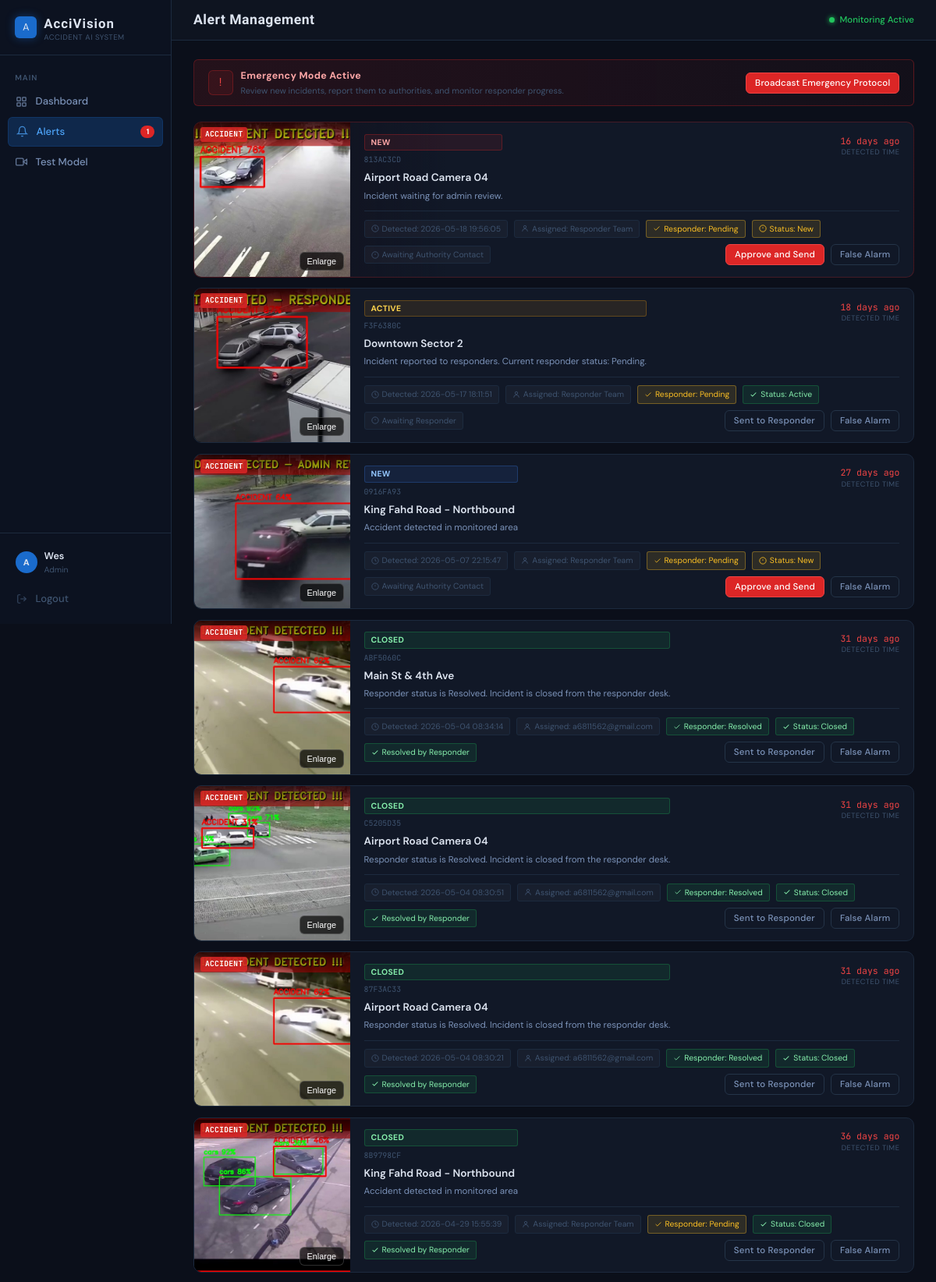
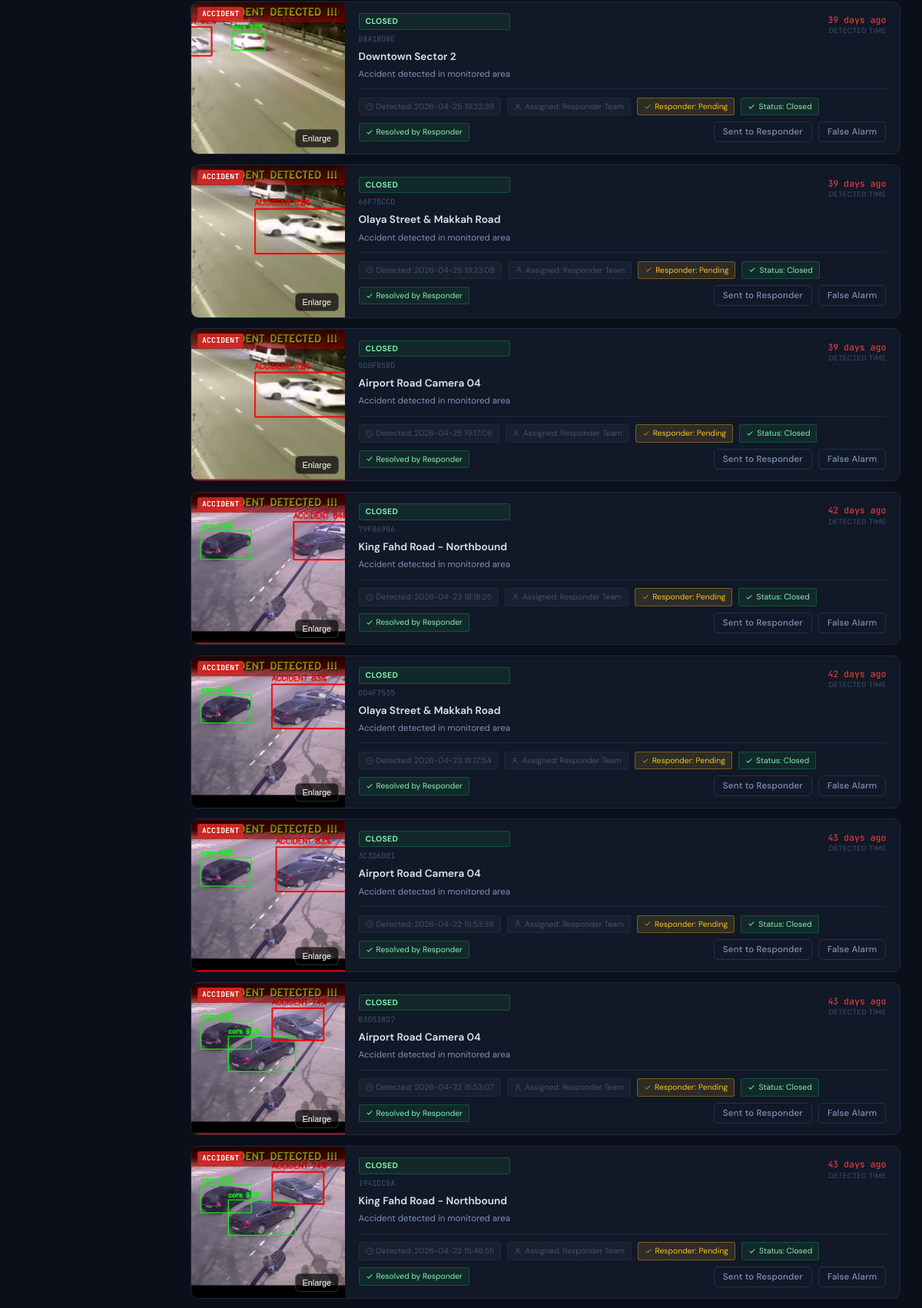
/alerts (signed in, upper part), run on the app's committed database (2 pictures, top to bottom).
### tables this page shows
CREATE TABLE accidents (
        id TEXT PRIMARY KEY,
        image TEXT NOT NULL,
        timestamp REAL NOT NULL,
        notified INTEGER DEFAULT 0
    , responded INTEGER DEFAULT 0, closed INTEGER DEFAULT 0, reported_at REAL, responded_at REAL, status TEXT, sent_at REAL, closed_at REAL, detection_time_seconds REAL, response_status TEXT DEFAULT 'pending', assigned_responder TEXT, confidence REAL DEFAULT 0, source_video TEXT);

### app.py (the view)
@app.route('/alerts.html')
@app.route('/alerts')
@admin_required
def alerts_page():
    conn = get_db()
    rows = conn.execute('SELECT * FROM accidents ORDER BY timestamp DESC').fetchall()
    alert_counts = get_alert_counts(conn)
    conn.close()
    accidents = [serialize_accident(row) for row in rows if accident_visible_to_admin(row)]
    context = build_dashboard_context()
    context.update(alert_counts)
    return render_template('alerts.html', accidents=accidents, **context)

### app.py (called while the page is built)
def get_db():
    conn = sqlite3.connect(DB_PATH)
    conn.row_factory = sqlite3.Row
    return conn

def get_current_role():
    return session.get('user_role', 'admin')

def get_average_response_time(conn=None):
    should_close = conn is None
    if conn is None:
        conn = get_db()
    stats = conn.execute(
        '''
        SELECT
            COUNT(*) AS detected_total,
            AVG(detection_time_seconds) AS average_response_seconds
        FROM accidents
        WHERE detection_time_seconds IS NOT NULL
          AND detection_time_seconds >= 0
        '''
    ).fetchone()
    if should_close:
        conn.close()
    average_seconds = stats['average_response_seconds']
    if average_seconds is None:
        return {
            'avg_response_seconds': None,
            'avg_response_time_label': 'No data'
        }
    return {
        'avg_response_seconds': average_seconds,
        'avg_response_time_label': format_model_detection_time(average_seconds)
    }

def get_response_status_counts(conn=None):
    should_close = conn is None
    if conn is None:
        conn = get_db()
    rows = conn.execute(
        '''
        SELECT response_status, COUNT(*) AS total
        FROM accidents
        WHERE status IN ('sent_to_responder', 'responded', 'closed')
           OR notified = 1
        GROUP BY response_status
        '''
    ).fetchall()
    if should_close:
        conn.close()
    counts = {status: 0 for status in ['pending', 'acknowledged', 'en_route', 'on_scene', 'resolved']}
    for row in rows:
        status = row['response_status'] if row['response_status'] in counts else 'pending'
        counts[status] += row['total'] or 0
    return counts

def get_alert_status(row):
    raw_status = row['status'] if 'status' in row.keys() else None
    if raw_status in {'new', 'sent_to_responder', 'responded', 'closed', 'false_alarm'}:
        return raw_status
    if row['closed']:
        return 'closed'
    if row['responded']:
        return 'responded'
    if row['notified']:
        return 'sent_to_responder'
    return 'new'

def get_response_status(row):
    raw_status = row['response_status'] if 'response_status' in row.keys() else None
    if raw_status in {'pending', 'acknowledged', 'en_route', 'on_scene', 'resolved'}:
        return raw_status
    if get_alert_status(row) == 'closed':
        return 'resolved'
    if get_alert_status(row) == 'responded':
        return 'acknowledged'
    return 'pending'

### templates/alerts.html (shortened to what this page needs)
<!DOCTYPE html>
<html lang="en">
<head>
  <link rel="stylesheet" href="{{ url_for('static', filename='css/style.css') }}">
</head>
<body>
<div class="app-shell">
  {% include 'sidebar.html' %}
  <div class="main">
    <div class="topbar">
      <div class="topbar-left">
        <span class="topbar-title">Alert Management</span>
      </div>
      <div class="topbar-right">
        <div class="topbar-status">
          <span class="status-dot"></span>
          Monitoring Active
        </div>
      </div>
    </div>
    <div class="page-content">
      {% if accidents|length > 0 %}
      <div class="em-banner">
        <div class="em-left">
          <div class="em-icon-wrap">!</div>
          <div>
            <div class="em-title">Emergency Mode Active</div>
            <div class="em-sub">Review new incidents, report them to authorities, and monitor responder progress.</div>
          </div>
        </div>
        <button class="btn btn-danger btn-sm">Broadcast Emergency Protocol</button>
      </div>
      {% endif %}
      {% if accidents|length == 0 %}
      <div class="empty-state">
        <div class="empty-icon">O</div>
        <h3>No Incidents Detected Yet</h3>
        <p>New incidents will appear here before they are reported to authorities.</p>
        {% if current_role == 'admin' %}
        <a href="{{ url_for('detect') }}" class="btn btn-primary" style="margin-top:1.25rem;">Go to Test Model</a>
        {% endif %}
      </div>
      {% else %}
      <div class="alerts-list">
        {% for acc in accidents %}
        <div class="alert-card {% if loop.first and acc.status == 'New' %}is-critical{% elif loop.index == 2 and acc.status == 'New' %}is-high{% endif %} fade-in" id="incident-{{ acc.id }}">
          <div class="alert-thumb">
            <img src="{{ url_for('static', filename='accidents/' + acc.image) }}" alt="Accident">
            <div class="alert-thumb-overlay">
              <span class="detection-chip">ACCIDENT</span>
            </div>
            <button class="thumb-preview-btn" type="button"
              onclick="openPreview('{{ url_for('static', filename='accidents/' + acc.image) }}', '{{ url_for('uploaded_file', filename=acc.source_video) if acc.source_video else '' }}')">
              Enlarge
            </button>
          </div>
          <div class="alert-body">
            <div class="alert-top">
              <div class="alert-head-left">
                {% if acc.status == 'Closed' %}
                <span class="severity-chip sev-low" id="incident-badge-{{ acc.id }}">Closed</span>
                {% elif acc.status == 'Responded' %}
                <span class="severity-chip sev-low" id="incident-badge-{{ acc.id }}">Responded</span>
                {% elif acc.status == 'Active' %}
                <span class="severity-chip sev-high" id="incident-badge-{{ acc.id }}">Active</span>
                {% elif loop.first %}
                <span class="severity-chip sev-critical" id="incident-badge-{{ acc.id }}">New</span>
                {% elif loop.index == 2 %}
                <span class="severity-chip sev-high" id="incident-badge-{{ acc.id }}">New</span>
                {% else %}
                <span class="severity-chip sev-medium" id="incident-badge-{{ acc.id }}">New</span>
                {% endif %}
                <div class="alert-id">{{ acc.id | upper }}</div>
                <div class="alert-location">{{ acc.location }}</div>
                <div class="alert-desc" id="incident-desc-{{ acc.id }}">
                  {% if acc.response_status == 'resolved' %}
                  Responder status is Resolved. Incident is closed from the responder desk.
                  {% elif acc.status == 'Responded' %}
                  Current responder status: {{ acc.response_status_label }}.
                  {% elif acc.status == 'Active' %}
                  Incident reported to responders. Current responder status: {{ acc.response_status_label }}.
                  {% elif loop.first %}
                  Incident waiting for admin review.
                  {% elif loop.index == 2 %}
                  Pedestrian detected in restricted zone
                  {% else %}
                  Accident detected in monitored area
                  {% endif %}
                </div>
              </div>
              <div style="text-align:right;">
                <div class="alert-elapsed">{{ acc.elapsed }}</div>
                <div class="alert-elapsed-label">Detected Time</div>
              </div>
            </div>
            <div class="alert-footer">
              <span class="dispatch-tag">
                <svg width="10" height="10" fill="none" stroke="currentColor" stroke-width="2" viewBox="0 0 24 24"><circle cx="12" cy="12" r="10"/><polyline points="12 6 12 12 16 14"/></svg>
                Detected: {{ acc.date }}
              </span>
              <span class="dispatch-tag" id="assigned-responder-{{ acc.id }}">
                <svg width="10" height="10" fill="none" stroke="currentColor" stroke-width="2" viewBox="0 0 24 24"><path d="M20 21a8 8 0 1 0-16 0"/><circle cx="12" cy="7" r="4"/></svg>
                Assigned: {{ acc.assigned_responder }}
              </span>
              <span class="dispatch-tag {% if acc.response_status == 'resolved' %}ok{% elif acc.response_status == 'pending' %}warn{% endif %}" id="responder-status-{{ acc.id }}">
                <svg width="10" height="10" fill="none" stroke="currentColor" stroke-width="2" viewBox="0 0 24 24"><polyline points="20 6 9 17 4 12"/></svg>
                Responder: {{ acc.response_status_label }}
              </span>
              {% if acc.status == 'Closed' %}
              <span class="dispatch-tag ok" id="incident-status-tag-{{ acc.id }}">
                <svg width="10" height="10" fill="none" stroke="currentColor" stroke-width="2.5" viewBox="0 0 24 24"><polyline points="20 6 9 17 4 12"/></svg>
                Status: Closed
              </span>
              <span class="dispatch-tag ok">
                <svg width="10" height="10" fill="none" stroke="currentColor" stroke-width="2.5" viewBox="0 0 24 24"><polyline points="20 6 9 17 4 12"/></svg>
                Resolved by Responder
              </span>
              {% elif acc.status == 'Active' %}
              <span class="dispatch-tag ok" id="incident-status-tag-{{ acc.id }}">
                <svg width="10" height="10" fill="none" stroke="currentColor" stroke-width="2.5" viewBox="0 0 24 24"><polyline points="20 6 9 17 4 12"/></svg>
                Status: Active
              </span>
              <span class="dispatch-tag">
                <svg width="10" height="10" fill="none" stroke="currentColor" stroke-width="2" viewBox="0 0 24 24"><circle cx="12" cy="12" r="10"/><line x1="12" y1="8" x2="12" y2="12"/><line x1="12" y1="16" x2="12.01" y2="16"/></svg>
                Awaiting Responder
              </span>
              {% else %}
              <span class="dispatch-tag warn" id="incident-status-tag-{{ acc.id }}">
                <svg width="10" height="10" fill="none" stroke="currentColor" stroke-width="2" viewBox="0 0 24 24"><circle cx="12" cy="12" r="10"/><line x1="12" y1="8" x2="12" y2="12"/><line x1="12" y1="16" x2="12.01" y2="16"/></svg>
                Status: New
              </span>
              <span class="dispatch-tag">
                <svg width="10" height="10" fill="none" stroke="currentColor" stroke-width="2" viewBox="0 0 24 24"><circle cx="12" cy="12" r="10"/><line x1="12" y1="8" x2="12" y2="12"/><line x1="12" y1="16" x2="12.01" y2="16"/></svg>
                Awaiting Authority Contact
              </span>
              {% endif %}
              <div style="margin-left:auto; display:flex; gap:0.5rem;" id="incident-actions-{{ acc.id }}">
                <button class="btn btn-sm {% if acc.notified %}btn-outline{% else %}btn-danger{% endif %}"
                  id="report-action-{{ acc.id }}"
                  onclick="reportToResponder('{{ acc.id }}')"
                  {{ 'disabled' if acc.notified else '' }}>
                  {% if acc.notified %}Sent to Responder{% else %}Approve and Send{% endif %}
                </button>
                <button class="btn btn-sm btn-outline"
                  id="false-alarm-action-{{ acc.id }}"
                  onclick="markFalseAlarm('{{ acc.id }}')"
                  {{ 'disabled' if acc.notified else '' }}>
                  False Alarm
                </button>
              </div>
            </div>
          </div>
        </div>
        {% endfor %}
      </div>
      {% endif %}
    </div>
  </div>
</div>
</body>
</html>

### templates/sidebar.html
<aside class="sidebar">
  <div class="sidebar-brand">
    <div class="brand-icon">A</div>
    <div>
      <div class="brand-name">AcciVision</div>
      <div class="brand-sub">Accident AI System</div>
    </div>
  </div>
  <nav class="sidebar-nav">
    <div class="nav-section-label">Main</div>
    <a href="{{ dashboard_url|default(url_for('dashboard')) }}" class="nav-item{% if request.endpoint in ['dashboard', 'admin_home_file', 'responder_dashboard'] %} active{% endif %}">
      <span class="nav-icon">
        <svg width="15" height="15" fill="none" stroke="currentColor" stroke-width="2" viewBox="0 0 24 24">
          <rect x="3" y="3" width="7" height="7" rx="1"/><rect x="14" y="3" width="7" height="7" rx="1"/>
          <rect x="14" y="14" width="7" height="7" rx="1"/><rect x="3" y="14" width="7" height="7" rx="1"/>
        </svg>
      </span>
      Dashboard
    </a>
    <a href="{{ alerts_url|default(url_for('alerts_page')) }}" class="nav-item{% if request.endpoint in ['alerts_page', 'responder_alerts', 'responder_alert_detail'] %} active{% endif %}">
      <span class="nav-icon">
        <svg width="15" height="15" fill="none" stroke="currentColor" stroke-width="2" viewBox="0 0 24 24">
          <path d="M18 8A6 6 0 0 0 6 8c0 7-3 9-3 9h18s-3-2-3-9"/><path d="M13.73 21a2 2 0 0 1-3.46 0"/>
        </svg>
      </span>
      {{ alerts_label|default('Alerts') }}
      <span class="nav-badge" id="activeAlertsBadge">{{ active_alerts_count|default(0) }}</span>
    </a>
    {% if current_role|default('admin') == 'admin' %}
    <a href="{{ url_for('detect') }}" class="nav-item{% if request.endpoint == 'detect' %} active{% endif %}">
      <span class="nav-icon">
        <svg width="15" height="15" fill="none" stroke="currentColor" stroke-width="2" viewBox="0 0 24 24">
          <polygon points="23 7 16 12 23 17 23 7"/><rect x="1" y="5" width="15" height="14" rx="2"/>
        </svg>
      </span>
      Test Model
    </a>
    {% endif %}
  </nav>
  <div class="sidebar-footer">
    <div class="sidebar-user">
      <div class="user-avatar">{{ (user_role_label|default('A'))[:1] }}</div>
      <div class="user-info">
        <div class="user-name">{{ user_name|default('User') }}</div>
        <div class="user-role">{{ user_role_label|default('Operator') }}</div>
      </div>
    </div>
    <a href="{{ url_for('logout') }}" class="nav-item" style="margin-top:4px; color: var(--t3);">
      <span class="nav-icon">
        <svg width="14" height="14" fill="none" stroke="currentColor" stroke-width="2" viewBox="0 0 24 24">
          <path d="M9 21H5a2 2 0 0 1-2-2V5a2 2 0 0 1 2-2h4"/><polyline points="16 17 21 12 16 7"/><line x1="21" y1="12" x2="9" y2="12"/>
        </svg>
      </span>
      Logout
    </a>
  </div>
</aside>

### data on the page
accidents: image (picture), id "813AC3CD", location "Airport Road Camera 04", shows "Incident waiting for admin review.", elapsed "16 days ago", date "2026-05-18 19:56:05", assigned_responder "Responder Team", response_status_label "Pending", notified "Approve and Send"
accidents: image (picture), id "F3F6380C", location "Downtown Sector 2", response_status_label "Pending", elapsed "18 days ago", date "2026-05-17 18:11:51", assigned_responder "Responder Team", notified "Sent to Responder"
accidents: image (picture), id "0916FA93", location "King Fahd Road - Northbound", status "Accident detected in monitored area", elapsed "27 days ago", date "2026-05-07 22:15:47", assigned_responder "Responder Team", response_status_label "Pending", notified "Approve and Send"
accidents: image (picture), id "ABF5060C", location "Main St & 4th Ave", shows "Responder status is Resolved. Incident is closed from the responder desk.", elapsed "31 days ago", date "2026-05-04 08:34:14", assigned_responder "a6811562@gmail.com", response_status_label "Resolved", notified "Sent to Responder"
accidents: image (picture), id "C5205D35", location "Airport Road Camera 04", shows "Responder status is Resolved. Incident is closed from the responder desk.", elapsed "31 days ago", date "2026-05-04 08:30:51", assigned_responder "a6811562@gmail.com", response_status_label "Resolved", notified "Sent to Responder"
accidents: image (picture), id "87F3AC33", location "Airport Road Camera 04", shows "Responder status is Resolved. Incident is closed from the responder desk.", elapsed "31 days ago", date "2026-05-04 08:30:21", assigned_responder "a6811562@gmail.com", response_status_label "Resolved", notified "Sent to Responder"
accidents: image (picture), id "8B9798CF", location "King Fahd Road - Northbound", status "Accident detected in monitored area", elapsed "36 days ago", date "2026-04-29 15:55:39", assigned_responder "Responder Team", response_status_label "Pending", notified "Sent to Responder"
accidents: image (picture), id "B8A18D8E", location "Downtown Sector 2", status "Accident detected in monitored area", elapsed "39 days ago", date "2026-04-25 19:23:39", assigned_responder "Responder Team", response_status_label "Pending", notified "Sent to Responder"
accidents: image (picture), id "66F75CCD", location "Olaya Street & Makkah Road", status "Accident detected in monitored area", elapsed "39 days ago", date "2026-04-25 19:23:08", assigned_responder "Responder Team", response_status_label "Pending", notified "Sent to Responder"
accidents: image (picture), id "5D0FB5BD", location "Airport Road Camera 04", status "Accident detected in monitored area", elapsed "39 days ago", date "2026-04-25 19:17:08", assigned_responder "Responder Team", response_status_label "Pending", notified "Sent to Responder"
accidents: image (picture), id "79FB6906", location "King Fahd Road - Northbound", status "Accident detected in monitored area", elapsed "42 days ago", date "2026-04-23 18:18:25", assigned_responder "Responder Team", response_status_label "Pending", notified "Sent to Responder"
accidents: image (picture), id "DD4F7535", location "Olaya Street & Makkah Road", status "Accident detected in monitored area", elapsed "42 days ago", date "2026-04-23 18:17:54", assigned_responder "Responder Team", response_status_label "Pending", notified "Sent to Responder"
accidents: image (picture), id "3C3D6D01", location "Airport Road Camera 04", status "Accident detected in monitored area", elapsed "43 days ago", date "2026-04-22 15:53:38", assigned_responder "Responder Team", response_status_label "Pending", notified "Sent to Responder"
accidents: image (picture), id "B30538D7", location "Airport Road Camera 04", status "Accident detected in monitored area", elapsed "43 days ago", date "2026-04-22 15:53:07", assigned_responder "Responder Team", response_status_label "Pending", notified "Sent to Responder"
accidents: image (picture), id "1941CC5A", location "King Fahd Road - Northbound", status "Accident detected in monitored area", elapsed "43 days ago", date "2026-04-22 15:46:55", assigned_responder "Responder Team", response_status_label "Pending", notified "Sent to Responder"

### other printed values
{{ alerts_label|default('Alerts') }} "Alerts"
{{ active_alerts_count|default(0) }} "1"
{{ (user_role_label|default('A'))[:1] }} "A"
{{ user_name|default('User') }} "Wes"
{{ user_role_label|default('Operator') }} "Admin"
